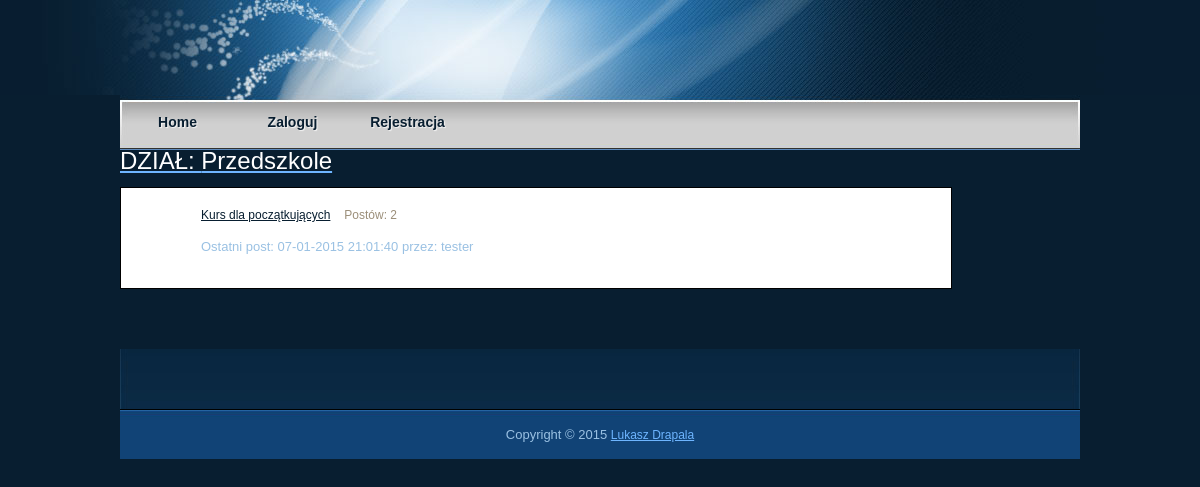
/topic/list.php?sectionId=1, run on the app's committed database.
### tables this page shows
CREATE TABLE IF NOT EXISTS `sections` (
`id` int(11) NOT NULL,
  `last_topic_id` int(11) DEFAULT NULL,
  `user_id` int(11) NOT NULL,
  `name` varchar(255) NOT NULL,
  `description` tinytext,
  `amount_topics` smallint(6) DEFAULT '0',
  `is_closed` tinyint(4) NOT NULL DEFAULT '0',
  `created_on` timestamp NOT NULL DEFAULT CURRENT_TIMESTAMP ON UPDATE CURRENT_TIMESTAMP
);

CREATE TABLE IF NOT EXISTS `topics` (
`id` int(11) NOT NULL,
  `section_id` int(11) NOT NULL,
  `last_post_id` int(11) DEFAULT NULL,
  `user_id` int(11) NOT NULL,
  `name` varchar(255) NOT NULL,
  `description` tinytext,
  `amount_posts` smallint(6) DEFAULT '0',
  `is_closed` tinyint(4) NOT NULL DEFAULT '0',
  `created_on` timestamp NOT NULL DEFAULT CURRENT_TIMESTAMP
);

CREATE TABLE IF NOT EXISTS `users` (
`id` int(11) NOT NULL,
  `username` varchar(45) NOT NULL,
  `email` varchar(255) DEFAULT NULL,
  `password` varchar(255) NOT NULL,
  `salt` varchar(12) NOT NULL,
  `amount_posts` smallint(6) DEFAULT '0',
  `created_on` timestamp NOT NULL DEFAULT CURRENT_TIMESTAMP
);

### library/Entity/Section.php (called while the page is built, shortened)
<?php
require_once 'User.php';
require_once 'Topic.php';
class Section
{
    private $id;
    private $name;
    public function getId()
    {
        return $this->id;
    }
    public function getName()
    {
        return $this->name;
    }
    public function setId($id)
    {
        $this->id = $id;
        return $this;
    }
    public function setName($name)
    {
        $this->name = $name;
        return $this;
    }
}

### library/Repository/Repository.php (called while the page is built, shortened)
<?php
require_once '/../DatabaseConnection.php';
class Repository
{
    private $dbConnection;
    public function __construct()
    {
        $this->dbConnection = DatabaseConnection::connect();
    }
    public function fetchAll($sql)
    {
        $result = $this->query($sql);
        if ($result) {
            return $result->fetch_all(MYSQLI_ASSOC);
        }
        return array();
    }
    public function fetchOne($sql)
    {
        $result = $this->query($sql);
        if ($result) {
            return $result->fetch_assoc();
        }
        return null;
    }
    private function query($sql)
    {
        $result = $this->dbConnection->query($sql);
        return $result;
    }
    protected function escapeString($string)
    {
        return $this->dbConnection->real_escape_string($string);
    }
}

### library/DatabaseConnection.php (called while the page is built, shortened)
<?php
class DatabaseConnection
{
    private static $connection;
    public static function connect()
    {
        if (self::$connection) {
            return self::$connection;
        }
        $servername = "localhost";
        $username = "root";
        $password = "";
        $dbName = "forum";
        $charset = "utf8";
        $conn = new \mysqli($servername, $username, $password, $dbName);
        $conn->set_charset($charset);
        self::$connection = $conn;
        return $conn;
    }
}

### library/Repository/SectionRepository.php (called while the page is built, shortened)
<?php
require_once 'Repository.php';
require_once 'TopicRepository.php';
require_once '/../Entity/User.php';
require_once '/../Entity/Topic.php';
require_once '/../Entity/Section.php';
require_once '/../Entity/Post.php';
class SectionRepository extends Repository
{
    public function findById($sectionId)
    {
        $sql = "SELECT s.id AS s_id, s.name AS s_name, s.description AS s_description, s.amount_topics AS s_amount_topics, s.is_closed AS s_is_closed, s.created_on AS s_created_on, ";
        $sql .= "u.id AS u_id, u.username AS u_username, u.email AS u_email, u.amount_posts AS u_amount_posts, ";
        $sql .= "t.id AS t_id, t.name AS t_name ";
        $sql .= "FROM sections s ";
        $sql .= "INNER JOIN users u on s.user_id = u.id ";
        $sql .= "LEFT JOIN topics t on t.id = s.last_topic_id ";
        $sql .= "WHERE s.id = " . $this->escapeString($sectionId);
        $row = $this->fetchOne($sql);
        $user = new User();
        $user->setId($row["u_id"]);
        $user->setUsername($row["u_username"]);
        $user->setEmail($row["u_email"]);
        $user->setAmountPosts($row["u_amount_posts"]);
        $isClosed = ($row["s_is_closed"] == "0") ? false : true;
        $section = new Section();
        $section->setId($row["s_id"]);
        $section->setName($row["s_name"]);
        $section->setDescription($row["s_description"]);
        $section->setAmountTopics($row["s_amount_topics"]);
        $section->setIsClosed($isClosed);
        $section->setCreatedOn(new \DateTime($row['s_created_on']));
        $section->setUser($user);
        if ($row['t_id']) {
            $topic = new Topic();
            $topic->setId($row['t_id']);
            $topic->setName($row['t_name']);
            $section->setLastTopic($topic);
        }
        return $section;
    }
}

### library/Repository/TopicRepository.php (called while the page is built, shortened)
<?php
require_once 'Repository.php';
require_once 'SectionRepository.php';
require_once 'PostRepository.php';
require_once '/../Entity/User.php';
require_once '/../Entity/Topic.php';
require_once '/../Entity/Section.php';
require_once '/../Entity/Post.php';
class TopicRepository extends Repository
{
    public function findAllInSectionWithLastPost($sectionId)
    {
        $sql = "SELECT t.id AS t_id, t.name AS t_name, t.description AS t_description, t.amount_posts AS t_amount_posts, t.created_on AS t_created_on, ";
        $sql .= "p.id AS p_id, p.created_on AS p_created_on, ";
        $sql .= "u.id AS u_id, u.username AS u_username, ";
        $sql .= "ut.id AS ut_id, ut.username AS ut_username, ";
        $sql .= "s.id AS s_id ";
        $sql .= "FROM topics t ";
        $sql .= "INNER JOIN sections s on s.id = t.section_id ";
        $sql .= "INNER JOIN users ut on ut.id = t.user_id ";
        $sql .= "LEFT JOIN posts p on p.id = t.last_post_id ";
        $sql .= "LEFT JOIN users u on u.id = p.user_id ";
        $sql .= "WHERE s.id = " . $this->escapeString($sectionId) . " ";
        $sql .= "ORDER BY t.created_on DESC";
        $rows = $this->fetchAll($sql);
        $collection = array();
        foreach ($rows as $row) {
            $section = new Section();
            $section->setId($row['s_id']);
            $user = new User();
            $user->setId($row['ut_id']);
            $user->setUsername($row['ut_username']);
            $topic = new Topic();
            $topic->setId($row['t_id']);
            $topic->setName($row['t_name']);
            $topic->setAmountPosts((int) $row['t_amount_posts']);
            $topic->setCreatedOn(new \DateTime($row['t_created_on']));
            $topic->setSection($section);
            $topic->setUser($user);
            if ($row['p_id']) {
                $user = new User();
                $user->setId($row['u_id']);
                $user->setUsername($row['u_username']);
                $post = new Post();
                $post->setId($row['p_id']);
                $post->setCreatedOn(new \DateTime($row['p_created_on']));
                $post->setUser($user);
                $topic->setLastPost($post);
            }
            $collection[] = $topic;
        }
        return $collection;
    }
}

### library/Entity/User.php (called while the page is built, shortened)
<?php
class User
{
    private $username;
    public function getUsername()
    {
        return $this->username;
    }
    public function setId($id)
    {
        return $this;
    }
    public function setUsername($username)
    {
        $this->username = $username;
        return $this;
    }
}

### library/Entity/Topic.php (called while the page is built, shortened)
<?php
require_once 'Section.php';
require_once 'Post.php';
require_once 'User.php';
class Topic
{
    private $id;
    private $name;
    private $amountPosts;
    private $lastPost;
    public function getId()
    {
        return $this->id;
    }
    public function getName()
    {
        return $this->name;
    }
    public function getAmountPosts()
    {
        return $this->amountPosts;
    }
    public function getLastPost()
    {
        return $this->lastPost;
    }
    public function setId($id)
    {
        $this->id = $id;
        return $this;
    }
    public function setName($name)
    {
        $this->name = $name;
        return $this;
    }
    public function setAmountPosts($amountPosts)
    {
        $this->amountPosts = $amountPosts;
        return $this;
    }
    public function setCreatedOn(\DateTime $createdOn)
    {
        return $this;
    }
    public function setSection(Section $section = null)
    {
        return $this;
    }
    public function setLastPost(Post $lastPost = null)
    {
        $this->lastPost = $lastPost;
        return $this;
    }
    public function setUser(User $user)
    {
        return $this;
    }
}

### library/Entity/Post.php (called while the page is built, shortened)
<?php
require_once 'Topic.php';
class Post
{
    private $user;
    private $createdOn;
    public function getUser()
    {
        return $this->user;
    }
    public function setId($id)
    {
        return $this;
    }
    public function setUser(User $user)
    {
        $this->user = $user;
        return $this;
    }
    public function setCreatedOn(\DateTime $createdOn)
    {
        $this->createdOn = $createdOn;
        return $this;
    }
    public function getCreatedOnAsString()
    {
        return $this->createdOn->format("d-m-Y H:i:s");
    }
}

### topic/list.php (the view, shortened to what this page needs)
<?php
require_once '/../library/Repository/SectionRepository.php';
require_once '/../library/Repository/TopicRepository.php';
$sectionId = isset($_GET["sectionId"]) ? (int) $_GET["sectionId"] : 0;
$sectionRepository = new SectionRepository();
$section = $sectionRepository->findById($sectionId);
$topicRepository = new TopicRepository();
$topics = $topicRepository->findAllInSectionWithLastPost($sectionId);
include '/../library/Layout/Header.php';
?>
<a href="<?php echo "topic/list.php?sectionId=" . $section->getId() ?>">
    <h3>DZIAŁ: <?php echo $section->getName() ?></h3>
</a>
<div id="comment_section">
    <ol class="comments first_level">
        <?php foreach ($topics as $topic) { ?>
            <li>
                <div class="comment_box commentbox1">
                    <div class="comment_text">
                        <div class="comment_author">
                            <a href="<?php echo "post/list.php?sectionId=" . $section->getId() . "&topicId=" . $topic->getId() ?>" style="color: #081e30"><?php echo $topic->getName(); ?></a>
                            <span class="date">Postów: <?php echo $topic->getAmountPosts(); ?></span>
                        </div>
                        <?php if ($topic->getLastPost()) { ?>
                            <p>
                                Ostatni post: <?php echo $topic->getLastPost()->getCreatedOnAsString() ?>
                                przez: <?php echo $topic->getLastPost()->getUser()->getUsername() ?>
                            </p>
                        <?php } ?>
                    </div>
                </div>
            </li>
        <?php } ?>
    </ol>
</div>
<?php
include '/../library/Layout/Footer.php';

### library/Layout/style.css (style rules this page uses)
body { margin: 0; padding: 0; color: #9ac1e3; font-family: Tahoma, Geneva, sans-serif; font-size: 13px; line-height: 1.7em; background-color: #081e30; background-image: url(images/forum_body.jpg); background-repeat: no-repeat; background-position: top center }
a, a:link, a:visited { color: #6eb5ff; font-weight: normal; text-decoration: underline; font-size: 12px; }
p { margin: 0 0 10px 0; padding: 0; }
h1, h2, h3, h4, h5, h6 { color: #fff; font-weight: normal; }
h3 { font-size: 24px; margin: 0 0 15px; padding: 0; }
.date { padding: 20px 0 0 0; font-size: 60px; color: #fff; margin-bottom: 10px; }
#comment_section { clear: both; margin-bottom: 60px; width: 800px; }
.first_level { margin: 0; padding: 0; }
.comments { list-style: none; }
.comments li { margin-bottom: 10px; list-style:none; }
.comments li .commentbox1 { border: 1px solid #000; background: #FFF; }
.comments li .comment_box { clear: both; width:100%; padding: 15px; }
.comment_box .comment_text { margin: 0 0 0 65px; }
.comment_box .comment_text p { margin: 0; }
.comment_text .comment_author { font-size: 14px; color: #000000; margin-bottom: 10px; }
.comment_text .date { font-size: 12px; font-weight: normal; color: #9b8e79; padding-left: 10px; }

### data on the page
sections: name "Przedszkole"
topics: name "Kurs dla początkujących", amount_posts "2", CreatedOnAsString "07-01-2015 21:01:40", users.username "tester"
